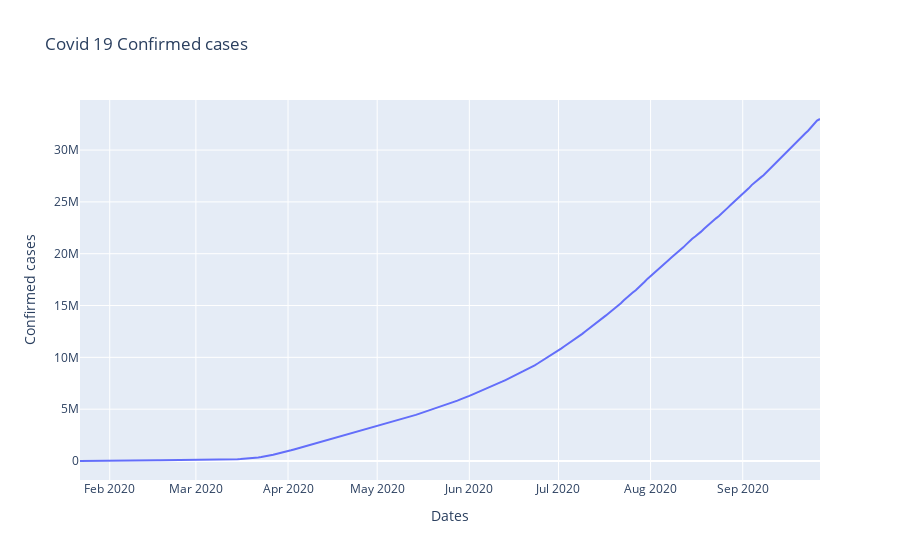

The notebook cell this image was saved under:
### Markdown cell above
###### Plotting Covid 19 Confirmed cases, Active Cases , Recovered  Cases and Covid 19 related Death cases

### Code cell
fig = px.line( data_frame = world_total,  x = world_total.index, y = 'Confirmed cases',
              title ='Covid 19 Confirmed cases' )
fig.show()

### Figure 1 — Plotly figure (JSON) as saved in the notebook; plotly's stock layout.template omitted (floating-point values rounded to 4 significant figures; data arrays with more than 128 entries replaced by an {"elided": "..."} marker saying what was removed)
{"data": [{"hovertemplate": "Dates=%{x}<br>Confirmed cases=%{y}<extra></extra>", "legendgroup": "", "line": {"color": "#636efa", "dash": "solid"}, "mode": "lines", "name": "", "orientation": "v", "showlegend": false, "type": "scatter", "x": {"elided": "250 str values"}, "xaxis": "x", "y": {"elided": "250 int values"}, "yaxis": "y"}], "layout": {"legend": {"tracegroupgap": 0}, "title": {"text": "Covid 19 Confirmed cases"}, "xaxis": {"anchor": "y", "domain": [0, 1], "title": {"text": "Dates"}}, "yaxis": {"anchor": "x", "domain": [0, 1], "title": {"text": "Confirmed cases"}}}}
